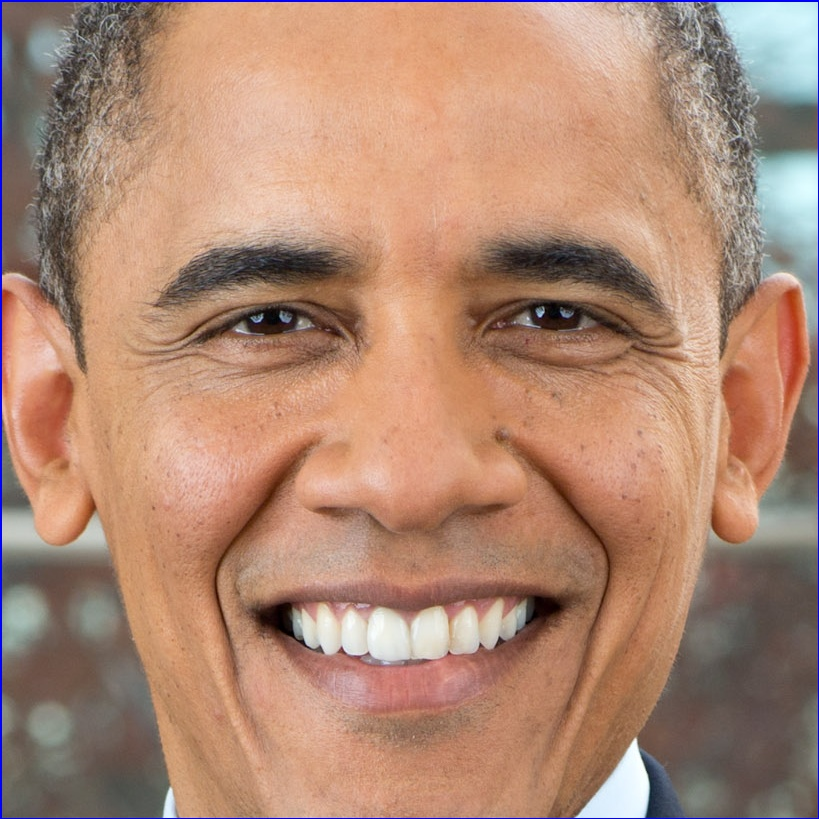
#> input picture NewJpg/rulersmall1.jpg, 819 x 819 px
$ python -i HaarCascade.py   (imports and definitions only)
#> lines starting #> are read from the running program, lines starting #| are printed output that depends on the picture; after the words box and inside, x2 and y2 are one past the last pixel; in counts of white or black regions, pixels touching at a corner belong together
import numpy as np
import cv2
from sklearn.base import BaseEstimator, TransformerMixin
from sklearn.linear_model import SGDClassifier
from sklearn.model_selection import cross_val_predict
from sklearn.preprocessing import StandardScaler, Normalizer
from sklearn.model_selection import train_test_split
import skimage
import numpy as np
from skimage.feature import hog
from skimage.io import imread
from skimage.transform import rescale
from skimage.transform import resize
from sklearn.model_selection import train_test_split
import joblib
import matplotlib.pyplot as plt
import numpy as np
import os
import time
start_time = time.time()
import pprint
import pickle
import shutil
from RGB2GrayTransformer import RGB2GrayTransformer

class haarcascade():
# this class is for the SGD
# the haarcascade class performs to haarcascade to get faces
# then it also predicts whether the face is male or female.
    def __init__(self,filename):
        self.filename = filename
        self.data = dict()
        self.data['label'] = []
        self.data['filename'] = []
        self.data['data'] = []
        self.isRect = False
        self.clf = None
        self.img = None
        self.savedXList = []
        self.savedYList = []
        self.font = cv2.FONT_HERSHEY_SIMPLEX

    def face_cascade_start(self):

        face_cascade = cv2.CascadeClassifier(cv2.data.haarcascades + 'haarcascade_frontalface_default.xml')
        # load haar cascade, read image, make a grayscale copy
        self.img = cv2.imread(self.filename)
#> self.img is the input picture: shape (819, 819, 3); mean B, G, R 115.7, 136.5, 175
        gray = cv2.cvtColor(self.img,cv2.COLOR_BGR2GRAY)
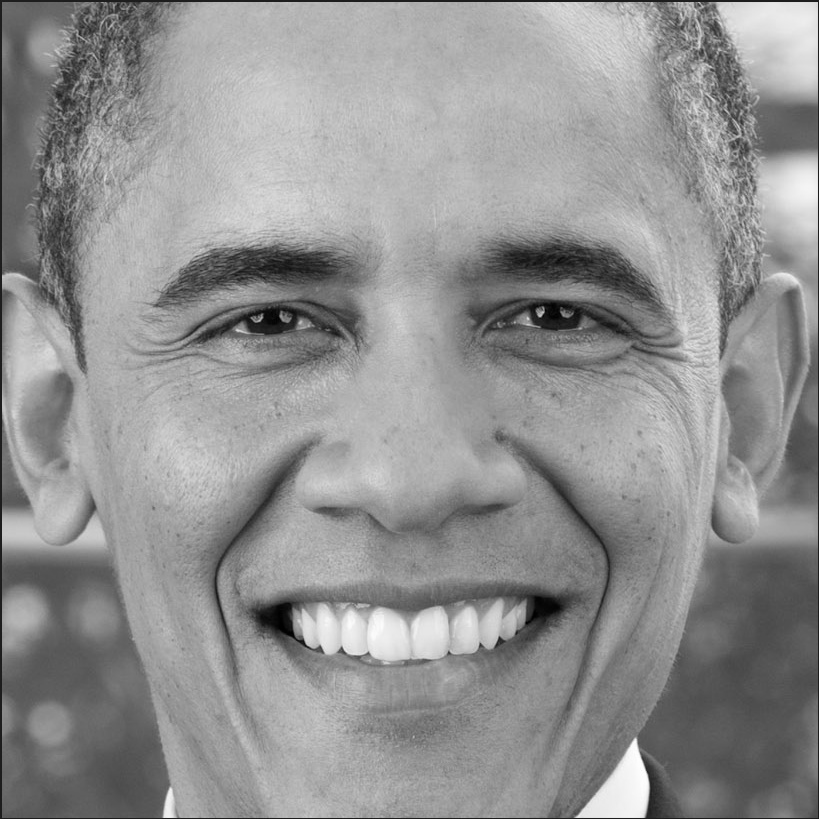
#> gray: shape (819, 819); min 0, max 255, mean 145.7

        faces = face_cascade.detectMultiScale(gray,1.3,5)
#> faces = [[50, 33, 727, 727]]
        roi_colorList = []

        for (x,y,w,h) in faces:
            # find all faces and make rectangles for them
            # make .jpg for each face in rectangle
            self.img = cv2.rectangle(self.img,(x,y),(x+w,y+h),(255,0,0),2)
            self.savedXList.append(x)
            self.savedYList.append(y)
            roi_gray = gray[y:y+h,x:x+w]
            roi_color = self.img[y:y+h,x:x+w]
            roi_colorList.append(roi_color)
#> this loop made 1 pass
#> pass 1, in face_cascade_start, `self.img = cv2.rectangle(self.img,(x,y),(x+w,y+h),(255,0,0),2)`:
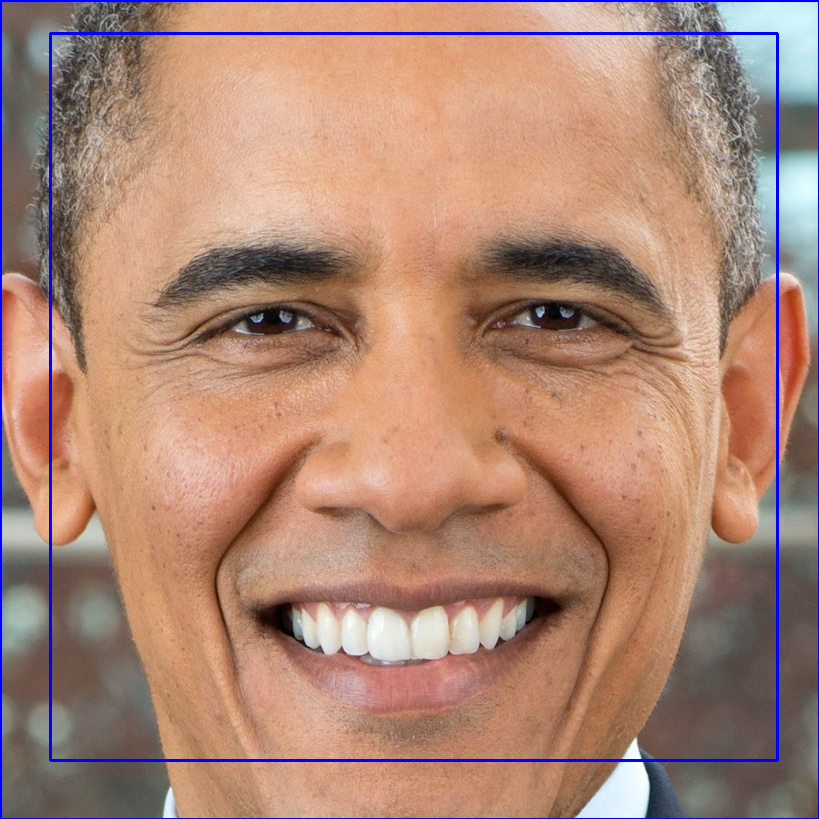
#> self.img: shape (819, 819, 3); 1.3% of pixels changed, all inside (x1, y1, x2, y2) = (49, 32, 779, 762)
#> pass 1, in face_cascade_start, `roi_gray = gray[y:y+h,x:x+w]`:
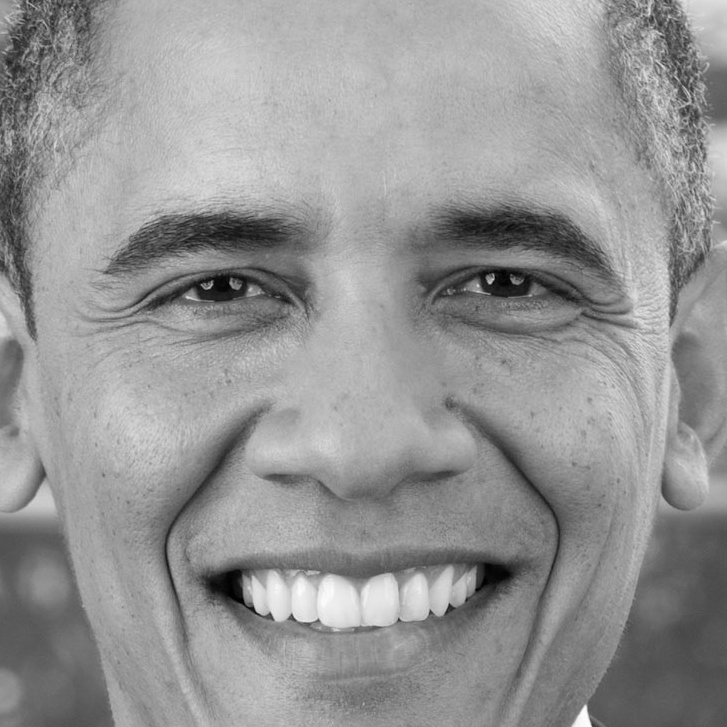
#> roi_gray: shape (727, 727); min 0, max 254, mean 148.6
#> pass 1, in face_cascade_start, `roi_color = self.img[y:y+h,x:x+w]`:
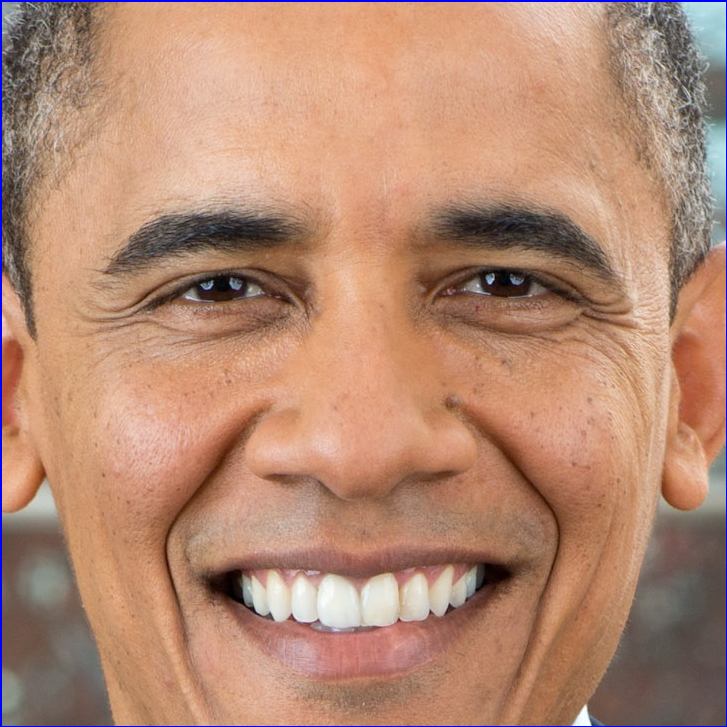
#> roi_color: shape (727, 727, 3); mean B, G, R 114.7, 137.4, 180.3
#> after the loop, roi_colorList = 1 item; self.savedXList = [50]; self.savedYList = [33]

        scalify = joblib.load(f'jobscalifier.pkl')
#> (reads jobscalifier.pkl from the repository)

        # create a new folder to store the new .jpg files
        # but make sure it is empty first
        shutil.rmtree('NewJpg')
        os.mkdir('NewJpg')

        for i in range(len(roi_colorList)):
            # we write a jpg for each of the rectangle images.
            self.isRect = True
            cv2.imwrite('NewJpg/rulersmall'+str(i)+'.jpg',roi_colorList[i])
#> this loop made 1 pass
#> self.isRect on pass 1: True
        # load classifier
#> (the run stopped early here; a loop or call above may not have finished)
